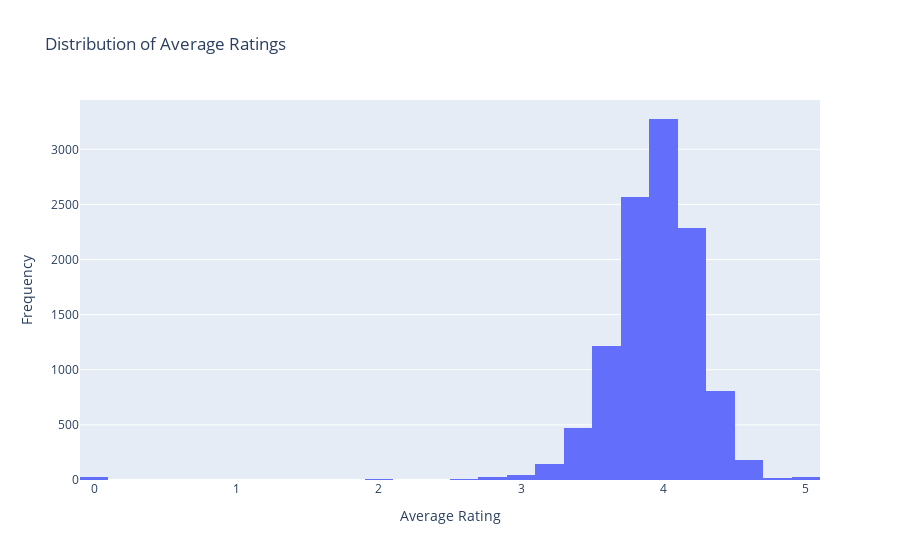

Notebook code for this chart:
### Code cell
sns.displot(x='average_rating', data=data, kind='hist',stat='count')
plt.show()


fig = px.histogram(data, x='average_rating', 
                   nbins=30, 
                   title='Distribution of Average Ratings')
fig.update_xaxes(title_text='Average Rating')
fig.update_yaxes(title_text='Frequency')
fig.show()

### Figure 1 — Plotly figure (JSON) as saved in the notebook; plotly's stock layout.template omitted (floating-point values rounded to 4 significant figures; data arrays with more than 128 entries replaced by an {"elided": "..."} marker saying what was removed)
{"data": [{"alignmentgroup": "True", "bingroup": "x", "hovertemplate": "average_rating=%{x}<br>count=%{y}<extra></extra>", "legendgroup": "", "marker": {"color": "#636efa", "pattern": {"shape": ""}}, "name": "", "nbinsx": 30, "offsetgroup": "", "orientation": "v", "showlegend": false, "type": "histogram", "x": {"elided": "11127 float values"}, "xaxis": "x", "yaxis": "y"}], "layout": {"barmode": "relative", "legend": {"tracegroupgap": 0}, "title": {"text": "Distribution of Average Ratings"}, "xaxis": {"anchor": "y", "domain": [0, 1], "title": {"text": "Average Rating"}}, "yaxis": {"anchor": "x", "domain": [0, 1], "title": {"text": "Frequency"}}}}
